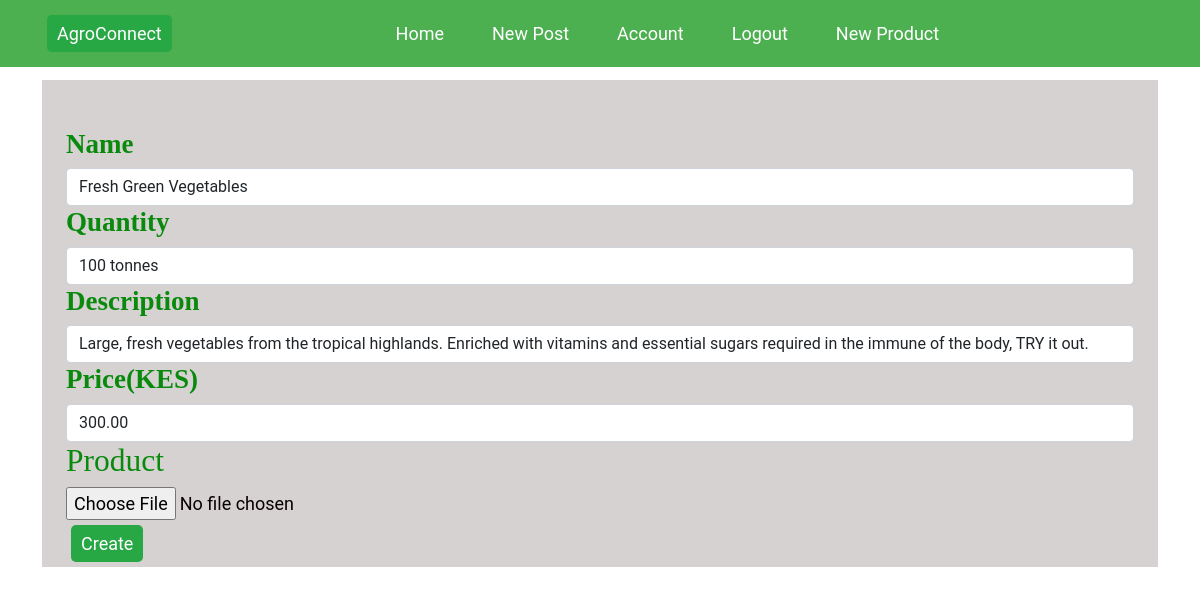
Screenshot of /product/1/update (signed in) with the database file from the repository.
### farmblog/models.py (models this page shows, shortened)
class Products(db.Model):
    id = db.Column(db.Integer, primary_key=True)
    name = db.Column(db.String(50), nullable=False)
    quantity = db.Column(db.String, nullable=False)
    new_quantity = db.Column(db.String, nullable=True)
    description = db.Column(db.Text, nullable=False)
    price = db.Column(db.Float, nullable=False)
    new_price = db.Column(db.Float, nullable=True)
    f_image = db.Column(db.String(200), nullable=True)
    date_posted = db.Column(db.DateTime, default=datetime.utcnow)
    user_id = db.Column(db.Integer, db.ForeignKey('user.id'), nullable=False)

### farmblog/routes.py (the view)
@app.route("/product/<int:product_id>/update", methods=['GET', 'POST'])
@login_required
def update_product(product_id):
    product = Products.query.get_or_404(product_id)
    if product.user_id != current_user.id:
        abort(403)  # Forbidden access
    form = ProductCreationForm()
    if form.validate_on_submit():
        if form.f_image.data:
            new_filename = save_picture(form.f_image.data)
            product.f_image = new_filename  # Update image filename
        product.name = form.name.data
        product.quantity = form.quantity.data
        product.new_quantity = form.new_quantity.data or form.quantity.data
        product.description = form.description.data
        product.price = form.price.data
        product.new_price = form.new_price.data or form.price.data
        product.date_posted = datetime.utcnow()  # Update date
        db.session.commit()
        flash('Your product has been updated!', 'success')
        return redirect(url_for('market'))
    elif request.method == 'GET':
        form.name.data = product.name
        form.quantity.data = product.quantity
        form.new_quantity.data = product.new_quantity
        form.description.data = product.description
        form.price.data = product.price
        form.new_price.data = product.new_price
    return render_template('add_product.html', title='Update Product', form=form, legend='Update Product')

### farmblog/forms.py
class ProductCreationForm(FlaskForm):
    f_image = FileField('Product', validators=[FileAllowed(['jpg', 'png'])])
    name = StringField('Name', validators=[DataRequired()])
    description = StringField('Description', validators=[DataRequired()])
    quantity = StringField('Quantity', validators=[DataRequired()])
    new_quantity = StringField('New Quantity', validators=[Optional()])
    price = DecimalField('Price(KES)', validators=[DataRequired()])
    new_price = DecimalField('New Price(KES)', validators=[Optional()])
    submit = SubmitField('Create')

### farmblog/models.py (called while the page is built)
@login_manager.user_loader
def Load_user(user_id):
    return User.query.get(int(user_id))

### farmblog/templates/add_product.html (shortened to what this page needs)
{% extends 'layout.html' %}
{% block content %}
    <div class="container mt-5 pt-5">
        <form method="POST" enctype="multipart/form-data">
            <div class="form-group">
                <h2>{{ form.name.label }}</h2>
                {{ form.name(class="form-control") }}
            </div>
            <div class="form-group">
                <h2>{{ form.quantity.label }}</h2>
                {{ form.quantity(class="form-control") }}
            </div>
            <div class="form-group">
                <h2>{{ form.description.label }}</h2>
                {{ form.description(class="form-control") }}
            </div>
            <div class="form-group">
                <h2>{{ form.price.label }}</h2>
                {{ form.price(class="form-control") }}
            </div>
            <div class="form-group">
                <h4>{{ form.f_image.label }}</h4>
                {{ form.f_image() }}
            </div>
            <button type="submit" class="button">{{ form.submit.label }}</button>
        </form>
    </div>
{% endblock content %}

### farmblog/static/main.css (style rules this page uses)
.button { display: inline-block; padding: 5px 10px; margin: 5px; background-color: #28a745; color: white; text-decoration: none; border-radius: 5px; border: none; transition: background-color 0.3s; }
h1, h2, h3, h4, h5, h6 { font-family: 'Roboto Slab', serif; color: #098a0d; }
h2 { font-size: 1.5em; font-weight: 700; }
h4 { font-size: 1.75em; font-weight: 300; }

### rows the page displays
Products: name "Fresh Green Vegetables", quantity "100 tonnes", description "Large, fresh vegetables from the tropical highlands. Enriched with vitamins and essential sugars required in the immune of the body, TRY it out.", price "300.00"
